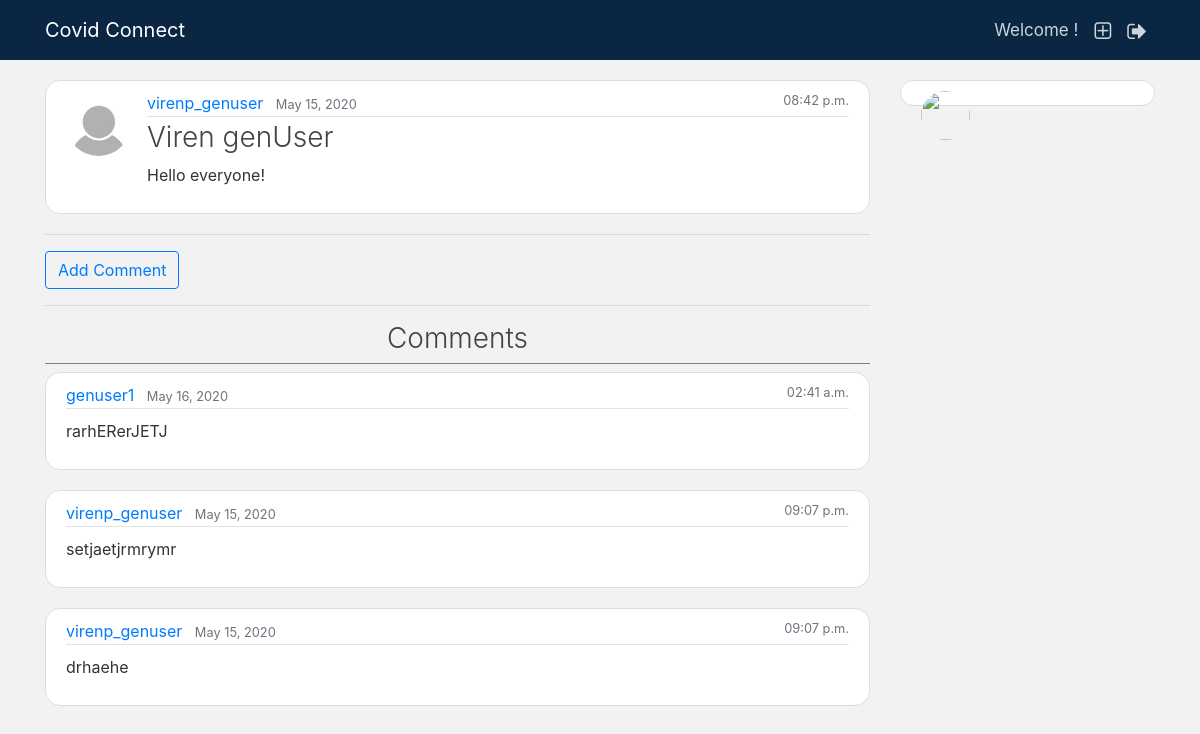
Page /blog/post/1/ on the committed database.
### blog/models.py (models this page shows, shortened)
class Post(models.Model):
    title = models.CharField(max_length=100)
    image = models.ImageField(default='default.jpg', upload_to='post_pics')
    content = models.TextField()
    date_posted = models.DateTimeField(default=timezone.now)
    author = models.ForeignKey(User, on_delete = models.CASCADE)
    likes = models.ManyToManyField(User, related_name='likes', blank = True)
    dislikes = models.ManyToManyField(User, related_name='dislikes', blank = True)
    report = models.ManyToManyField(User, related_name='report', blank = True)

class Comment(models.Model):
    post = models.ForeignKey('blog.Post', on_delete=models.CASCADE, related_name='comments')
    author = models.ForeignKey(User, related_name='comment_owner', on_delete = models.CASCADE)
    text = models.TextField()
    created_date = models.DateTimeField(default=timezone.now)
    approved_comment = models.BooleanField(default=False)

### users/models.py (models this page shows, shortened)
class Profile(models.Model):
    user = models.OneToOneField(User, on_delete=models.CASCADE)
    image = models.ImageField(default='default.jpg', upload_to='profile_pics')
    bio = models.TextField(default='Your Bio here....', max_length=100, blank=True)
    THEME_CHOICES = (
        ('Dark', 'Dark'),
        ('Light', 'Light')
    )
    theme = models.CharField(max_length=10, choices=THEME_CHOICES, blank=True)
    GENDER_CHOICES = (
        ('M', 'Male'),
        ('F', 'Female'),
    )
    gender = models.CharField(max_length=1, choices=GENDER_CHOICES, blank=True)

### blog/views.py (the view)
# urls.py: path('post/<int:pk>/', PostDetailView.as_view(), name='post-detail'),
class PostDetailView(DetailView):
    model = Post

### blog/templates/blog/post_detail.html (shortened to what this page needs)
{% extends "blog/base_other.html" %}
{% block content %}
    <article class="media content-section" style="border-radius: 15px;">
        <img class = "rounded-circle article-img" src="{{ object.author.profile.image.url }}" alt="Profile Picture">
        <div class="media-body">
          <div class="article-metadata">
            <a class="mr-2" style="text-decoration: none;" href="">{{ object.author }}</a>
            <small class="text-muted">{{ object.date_posted|date:"F d, Y" }}</small>
            <small style="float: right;" class="text-muted">{{ object.date_posted|date:"h:i a" }}</small>
          </div>
          <h2 class="article-title font-weight-light" >{{ object.title }}</h2>
          {% if  object.image.url == '/media/default.jpg' %}
            <p class="article-content" style="margin-left: 0px;">{{ object.content }}</p>
          {% else %}
            <img style="border-radius: 20px;" src ="{{object.image.url}}" alt ='post pic'>
            <p style="margin-top: 10px; margin-left: 0px;" class="article-content">{{ object.content }}</p>
          {% endif %}
        </div>
    </article>
    <hr>
    <a href="{% url 'add_comment_to_post' pk=post.pk %}"><button class="btn btn-outline-primary button-dark"">Add Comment</button></a><hr>
    <h2 class="article-title font-weight-light pb-2" style="text-align:center; border-bottom: 1px solid #808080;">Comments</h2>
    {% for comment in object.comments.all reversed %}
    <div class="content-section" style="border-radius: 15px;">
      <div class="article-metadata">
        <a class="mr-2" style="text-decoration: none;" href=''>{{ comment.author.username }}</a>
        <small class="text-muted">{{ comment.created_date|date:"F d, Y" }}</small>
        <small style="float: right;" class="text-muted">{{ comment.created_date|date:"h:i a" }}</small>
      </div>
      <p style="margin-top: 10px; margin-left: 0px;" class="article-content">{{ comment.text }}</p>
    </div>
    {% empty %}
        <p class="mt-3" style="text-align: center;">No comments yet :(</p>
    {% endfor %}
{% endblock content %}

### blog/static/blog/light.css (style rules this page uses)
body { background: #f2f2f2; color: #333333; margin-top: 5rem; }
h1, h2, h3, h4, h5, h6 { color: #444444; }
.content-section { background: #ffffff; padding: 10px 20px; border: 1px solid #dddddd; border-radius: 3px; margin-bottom: 20px; }
.article-title { font-size: 28px; color: #444444; }
.article-content { white-space: pre-line; }
.article-img { height: 65px; width: 65px; margin-right: 16px; }
.article-metadata { padding-bottom: 1px; margin-bottom: 4px; border-bottom: 1px solid #e3e3e3 }

### rows in the picture
Post: author.profile.image (placeholder picture), author "virenp_genuser", date_posted "May 15, 2020", date_posted "08:42 p.m.", title "Viren genUser", content "Hello everyone!"
Comment: author.username "genuser1", created_date "May 16, 2020", created_date "02:41 a.m.", text "rarhERerJETJ"
Comment: author.username "virenp_genuser", created_date "May 15, 2020", created_date "09:07 p.m.", text "setjaetjrmrymr"
Comment: author.username "virenp_genuser", created_date "May 15, 2020", created_date "09:07 p.m.", text "drhaehe"
